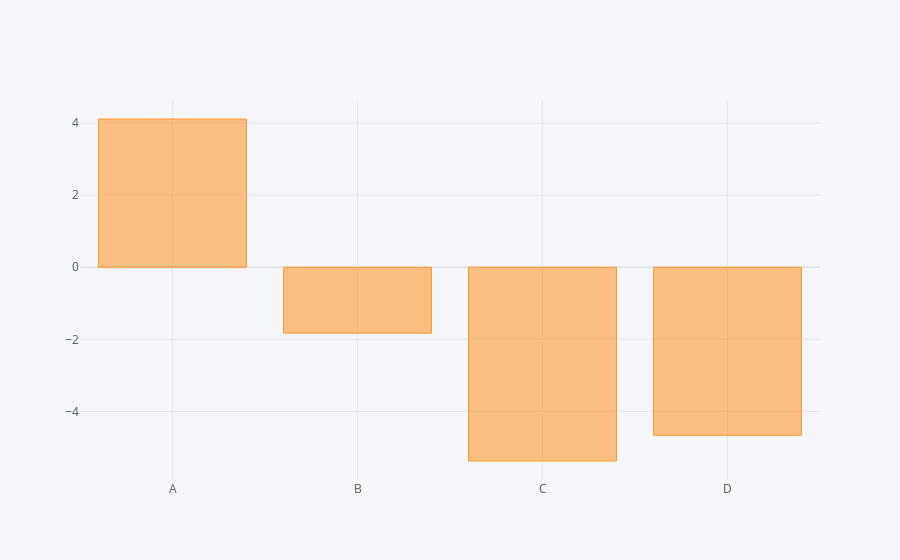

The cell this chart's notebook holds for it:
### Code cell
df.sum().iplot(kind='bar')

### Figure 1 — Plotly figure (JSON) as saved in the notebook; plotly's stock layout.template omitted (floating-point values rounded to 4 significant figures)
{"data": [{"marker": {"color": "rgba(255, 153, 51, 0.6)", "line": {"color": "rgba(255, 153, 51, 1.0)", "width": 1}}, "name": "None", "orientation": "v", "text": "", "type": "bar", "x": ["A", "B", "C", "D"], "y": [4.117, -1.829, -5.378, -4.663]}], "layout": {"legend": {"bgcolor": "#F5F6F9", "font": {"color": "#4D5663"}}, "paper_bgcolor": "#F5F6F9", "plot_bgcolor": "#F5F6F9", "title": {"font": {"color": "#4D5663"}}, "xaxis": {"gridcolor": "#E1E5ED", "showgrid": true, "tickfont": {"color": "#4D5663"}, "title": {"font": {"color": "#4D5663"}, "text": ""}, "zerolinecolor": "#E1E5ED"}, "yaxis": {"gridcolor": "#E1E5ED", "showgrid": true, "tickfont": {"color": "#4D5663"}, "title": {"font": {"color": "#4D5663"}, "text": ""}, "zerolinecolor": "#E1E5ED"}}}
